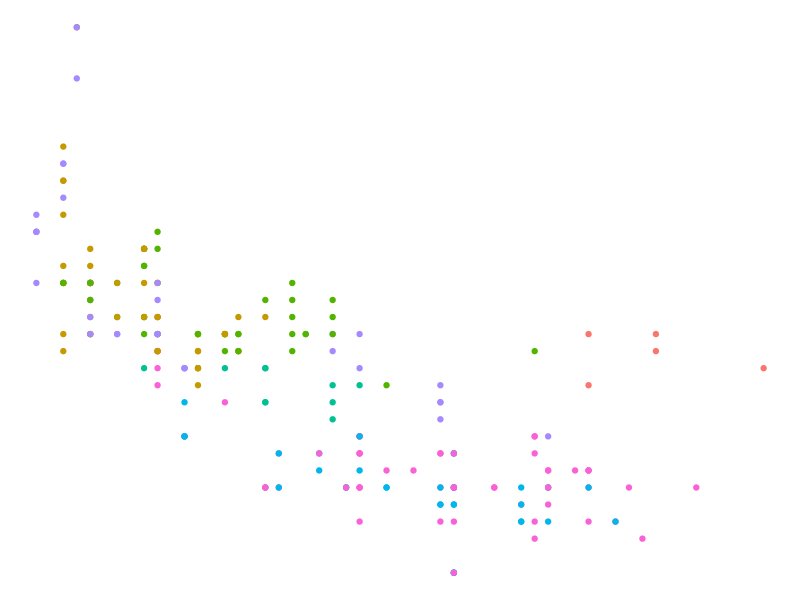
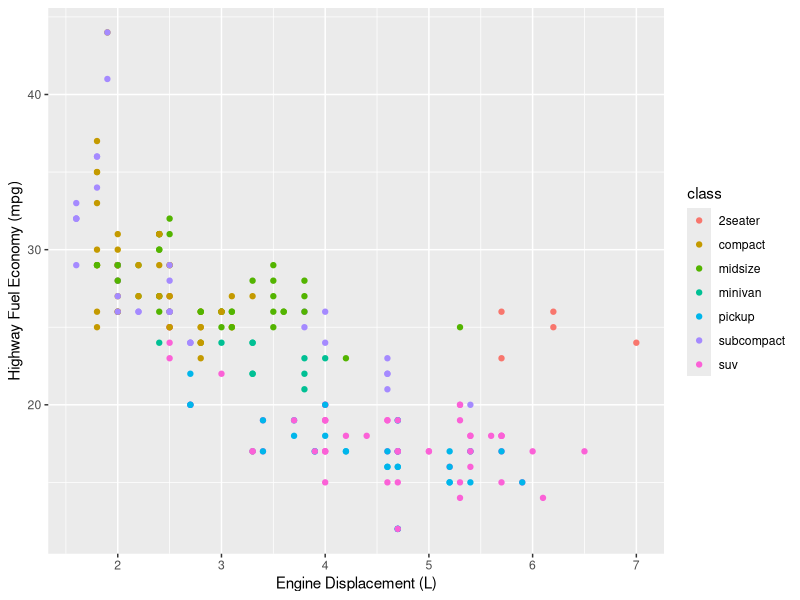
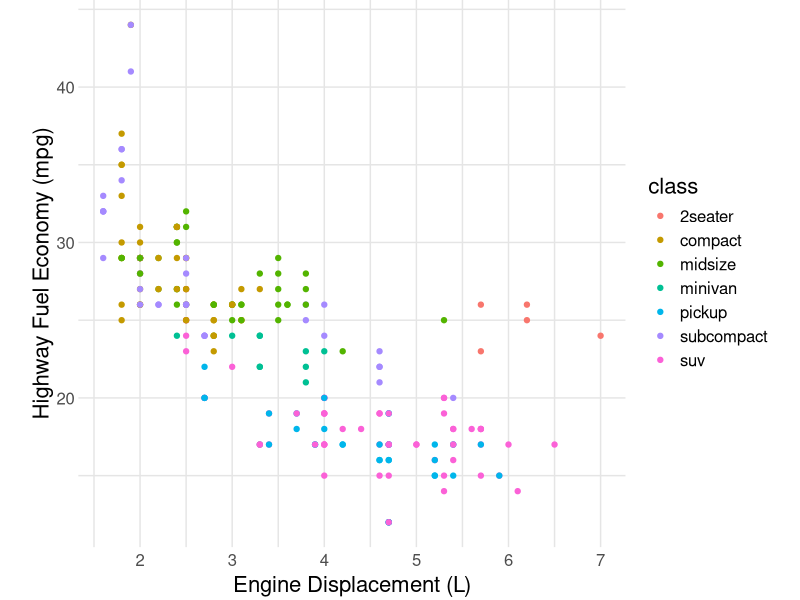
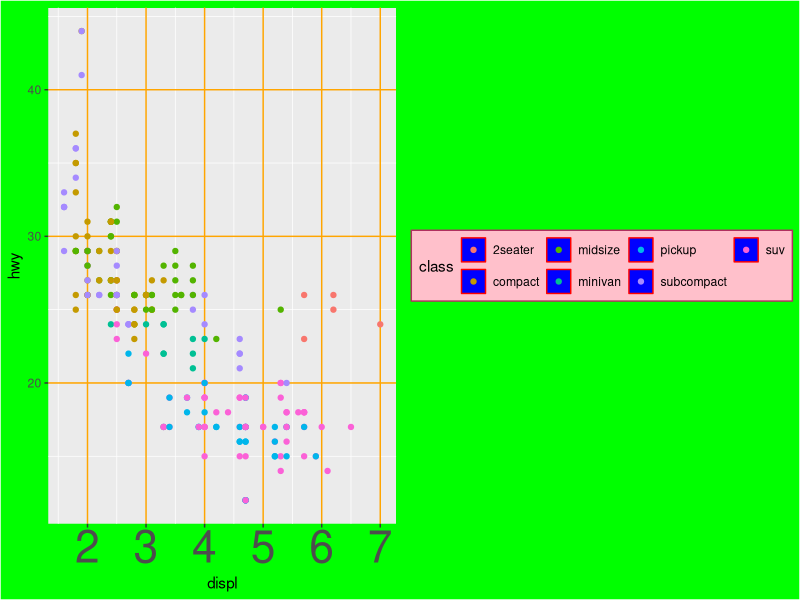

These figures' R source, in order:
## ---- chunk 1
library(tidyverse)
# knitr options
library(tidyverse)
knitr::opts_chunk$set(echo = TRUE)
## ---- chunk 2
mpg %>%
  ggplot(aes(displ, hwy, color = class)) +
  geom_point() +
  guides(color = "none") +
  theme_void()
## ---- chunk 3
## NOTE: No need to edit; feel free to re-use this code!
theme_common <- function() {
  theme_minimal() %+replace%
  theme(
    axis.text.x = element_text(size = 12),
    axis.text.y = element_text(size = 12),
    axis.title.x = element_text(margin = margin(4, 4, 4, 4), size = 16),
    axis.title.y = element_text(margin = margin(4, 4, 4, 4), size = 16, angle = 90),

    legend.title = element_text(size = 16),
    legend.text = element_text(size = 12),

    strip.text.x = element_text(size = 12),
    strip.text.y = element_text(size = 12),

    panel.grid.major = element_line(color = "grey90"),
    panel.grid.minor = element_line(color = "grey90"),

    aspect.ratio = 4 / 4,

    plot.margin = unit(c(t = +0, b = +0, r = +0, l = +0), "cm"),
    plot.title = element_text(size = 18),
    plot.title.position = "plot",
    plot.subtitle = element_text(size = 16),
    plot.caption = element_text(size = 12)
  )
}
## ---- chunk 4
mpg %>%
  ggplot(aes(displ, hwy, color = class)) +
  geom_point() +
  labs(
    x = "Engine Displacement (L)",
    y = "Highway Fuel Economy (mpg)"
  )

 mpg %>%
  ggplot(aes(displ, hwy, color = class)) +
  geom_point() +
  labs(
    x = "Engine Displacement (L)",
    y = "Highway Fuel Economy (mpg)"
  ) +
  theme_common()
## ---- chunk 5
mpg %>%
  ggplot(aes(displ, hwy, color = class)) +
  geom_point() +
  theme(
    axis.text.x = element_text(size = 32),
    plot.background = element_rect(fill = "green"),
    legend.background = element_rect(fill = "pink", color = "maroon"),
    legend.direction = "horizontal",
    panel.grid.major = element_line(colour = "orange"),
    legend.key = element_rect(fill = "blue", colour = "red")
  )
